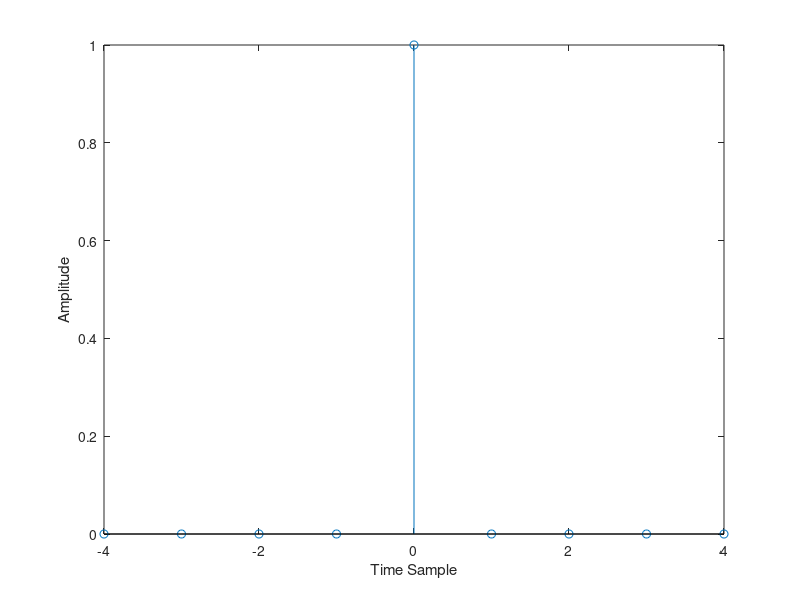

Source code (MATLAB):
close all; clear all; clc
n=-4:4;
delta_n=[0,0,0,0,1,0,0,0,0];
stem(n,delta_n);
xlabel('Time Sample');
ylabel('Amplitude');